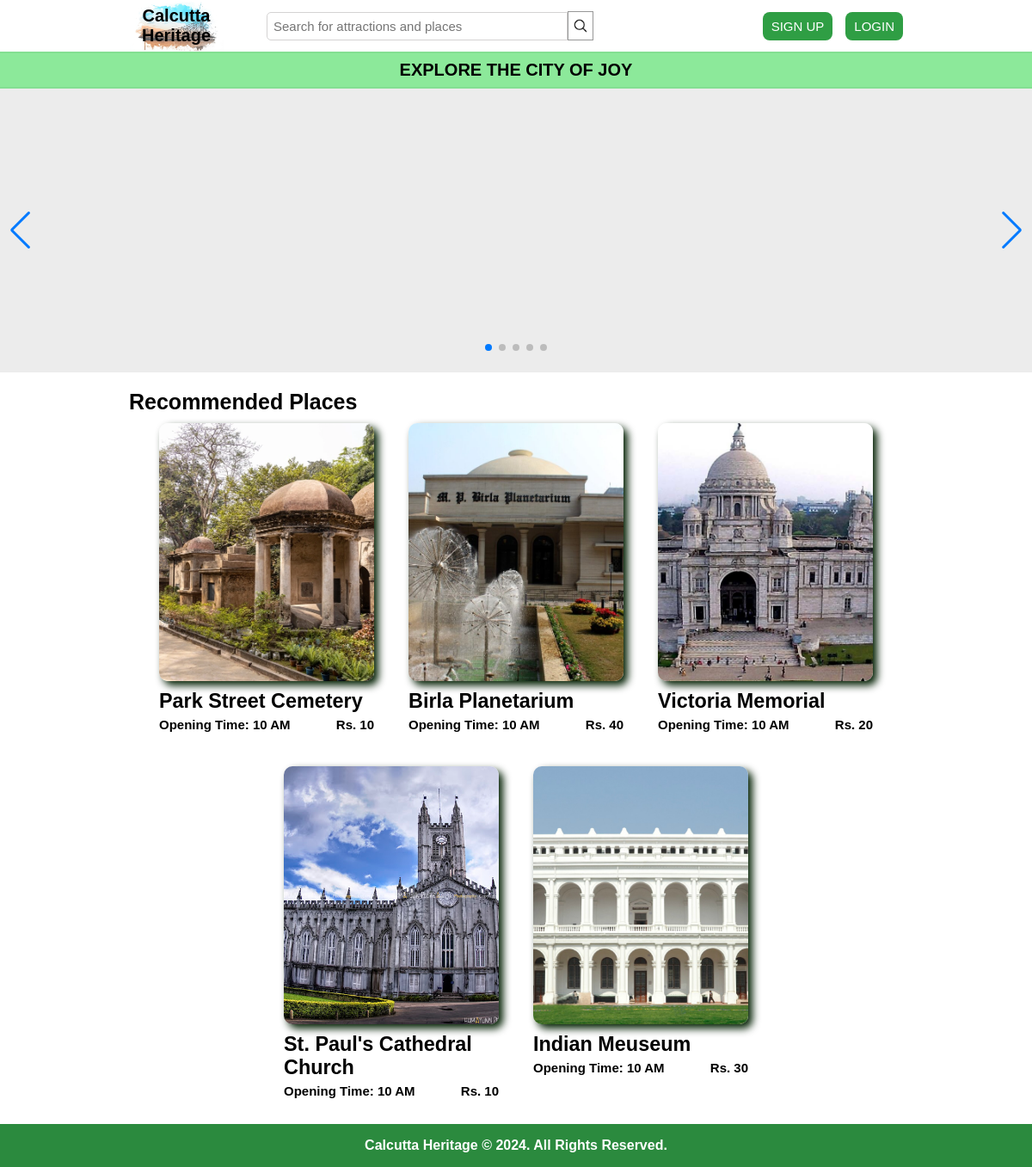
/, run on an earlier commit of the app's database.
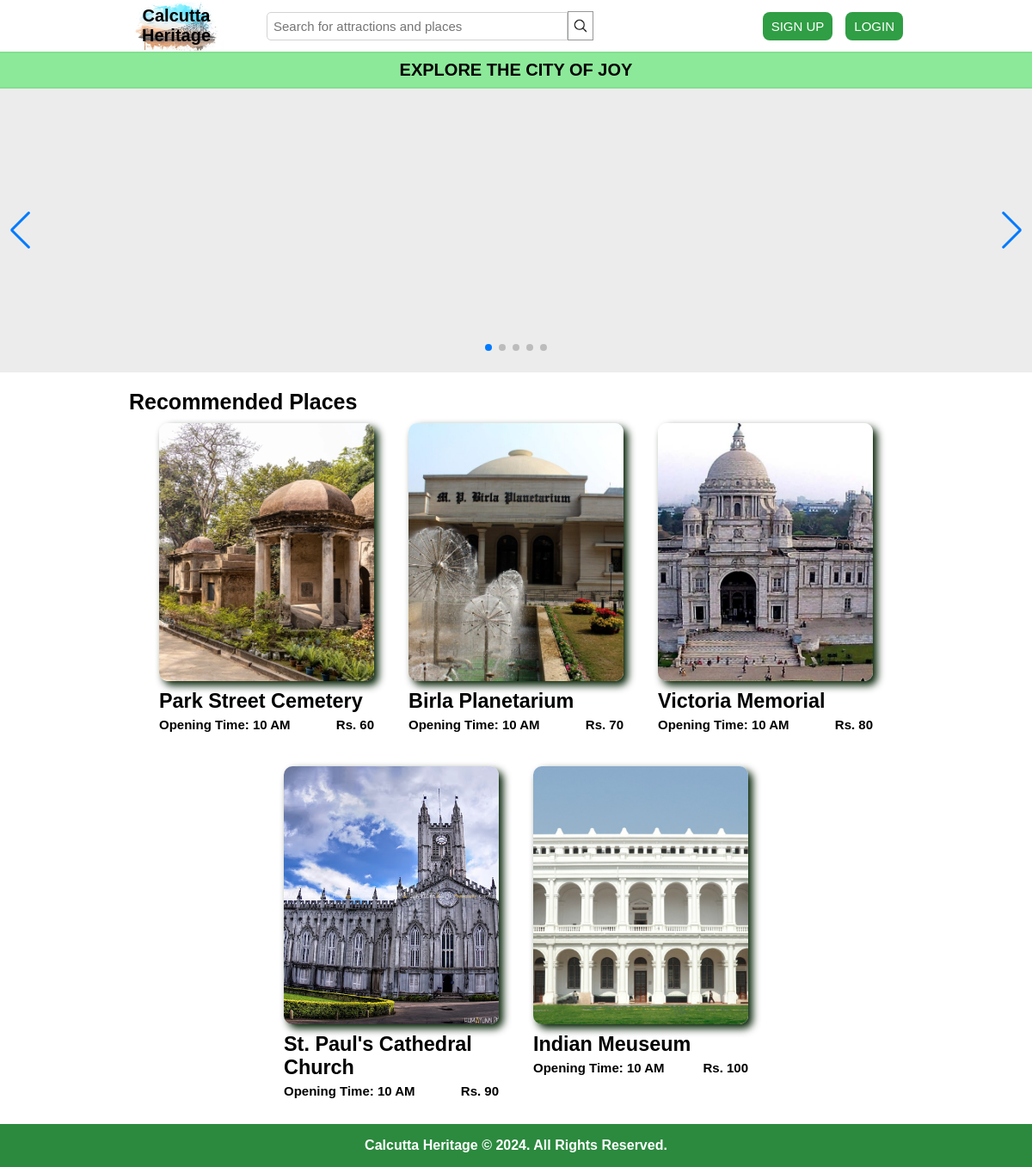
And on a later commit of the database.
### tables this page shows
CREATE TABLE `attractions` (
  `attraction_id` int(2) NOT NULL,
  `attraction_name` varchar(255) NOT NULL,
  `attraction_description` varchar(255) NOT NULL,
  `attraction_image_url` text NOT NULL,
  `attraction_opening_hour` int(2) NOT NULL,
  `attraction_ticket_price` int(3) NOT NULL
);

### includes/functions.php (the view, shortened to what this page needs)
<?php
function view_attractions()
{
    global $connection;
    $select_all_query = "SELECT * FROM attractions";
    $result = mysqli_query($connection, $select_all_query);
    while ($row = mysqli_fetch_assoc($result)) {
        $site = urlencode($row['attraction_name']);
        echo
            "
            <a href='payment.php?site={$site}&pay={$row['attraction_ticket_price']}' class='card'>
        ";
        echo '<div style="background-image: url'
            . "('/otb/attraction_images/" .
            $row['attraction_image_url']
            . "')"
            . ' ;" class="card-img">
            </div>
            ';
        echo '         <div class="card-title">
                        <h3>
                        ' .
            $row['attraction_name']
            . '
                        </h3>
                    </div>
                <div class="card-description">
                    <span>Opening Time:
                        ' .
            $row['attraction_opening_hour']
            . '
                    AM</span>
                    <span>Rs.
                        ' .
            $row['attraction_ticket_price']
            . '
                    </span>
                </div>
            </a>
        ';
    }
}

### includes/header.php (shortened to what this page needs)
<!DOCTYPE html>
<html lang="en">
<head>

### index.php (shortened to what this page needs)
<?php include 'includes/header.php'; ?>
<?php include 'includes/db.php'; ?>
<?php include 'includes/functions.php'; ?>
    <link rel="stylesheet" href="/otb/css/main.css">
    <link rel="stylesheet" href="/otb/css/mini.min.css">
    <link rel="stylesheet" href="https://cdn.jsdelivr.net/npm/swiper@11/swiper-bundle.min.css" />
    </head>
    <body>
    <?php include 'includes/navigation.php'; ?>
    <?php include 'includes/banner.php'; ?>
    <section class="attractions p-x">
        <div class="attractions__heading">
            <h2>Recommended Places</h2>
        </div>
        <div class="attractions_tickets">
            <?php view_attractions(); ?>
        </div>
    </section>
    <footer class="p-x">
        Calcutta Heritage &copy; 2024. All Rights Reserved.
    </footer>
    <?php include 'includes/footer.php'; ?>

### includes/navigation.php (shortened to what this page needs)
<nav class="navbar p-x">
    <div class="navbar__left">
        <a href="http://localhost/otb/" class="navbar__logo">
            <div class="navbar__logo--text">Calcutta Heritage</div>
        </a>
        <div class="navbar__search" for="search">
            <form action="search.php" method="POST">
                <input name="search-input" type="search" placeholder="Search for attractions and places" required>
                <button name="search-submit" type="submit"><img src="./assets/search.png"></button>
            </form>
        </div>
    </div>
    <div class="navbar__right">
        <?php if (!isset($_SESSION['user-id'])): ?>
            <div class="navbar__right__buttons">
                <a href="signup.php" class="btn" draggable="false">Sign Up</a>
                <a href="login.php" class="btn" draggable="false">Login</a>
            </div>
        <?php endif ?>
    </div>
</nav>

### includes/banner.php (shortened to what this page needs)
<div class="explore-banner p-x">Explore the city of Joy</div>
<div class="swiper-container">
    <div class="swiper mySwiper">
        <div class="swiper-wrapper">
            <div class="swiper-slide swiper-1"></div>
            <div class="swiper-slide swiper-2"></div>
            <div class="swiper-slide swiper-5"></div>
        </div>
        <div class="swiper-pagination"></div>
        <div class="swiper-button-prev"></div>
        <div class="swiper-button-next"></div>
    </div>
</div>

### includes/footer.php (shortened to what this page needs)
</body>
</html>

### css/style.css (style rules this page uses)
*, *::after, *::after { margin: 0; padding: 0; box-sizing: inherit; }
html { font-size: 62.5%; scroll-behavior: smooth; font-family: Arial, Helvetica, sans-serif; }
body { box-sizing: border-box; }
a { text-decoration: none; color: black; }
.p-x { padding: 0rem 15rem; }
footer { position: relative; bottom: 0; height: 5rem; width: 100%; background-color: #2b8a3e; display: flex; justify-content: center; align-items: center; font-size: 1.6rem; color: #fff; font-weight: 600; }

### css/navigation.css (style rules this page uses)
.navbar { width: 100%; display: flex; align-items: center; position: sticky; top: 0; z-index: 999; background-color: #fff; }
.navbar__left { width: 60%; display: flex; gap: 5rem; }
.navbar__logo { display: block; height: 6rem; width: fit-content; background-image: linear-gradient( to right bottom, rgba(255, 255, 255, 0.412), rgba(255, 255, 255, 0.367) ), url(../assets/howrahBridge.jpg); background-size: cover; background-position: center; background-repeat: no-repeat; display: flex; justify-content: center; align-items: center; }
.navbar__logo--text { text-align: center; font-size: 2rem; font-weight: 600; color: rgb(0, 0, 0); }
.navbar__search { display: block; display: flex; align-items: center; }
.navbar__search form { display: block; display: flex; align-items: center; height: 100%; }
.navbar__search input { display: inline-block; width: 35rem; color: rgb(54, 54, 54); font-size: 1.5rem; padding: 0.7rem; border: 0.5px solid rgb(212, 211, 211); border-top-left-radius: 5px; border-bottom-left-radius: 5px; }
.navbar__search button { display: flex; justify-content: center; align-items: center; background: none; height: 33.2px; padding: 0 0.5rem; cursor: pointer; align-content: center; border: 0.5px solid rgb(151, 151, 151); }
.navbar__search img { object-fit: cover; height: 1.8rem; }
.navbar__right { width: 40%; display: flex; align-items: center; justify-content: flex-end; gap: 3rem; }
.navbar__right__buttons { display: flex; gap: 1.5rem; }
.btn:link, .btn:visited { text-transform: uppercase; text-decoration: none; background-color: #2f9e44; padding: 0.8rem 1rem; display: inline-block; border-radius: 0.8rem; transition: all 0.2s; font-size: 1.5rem; color: #fff; }

### css/banner.css (style rules this page uses)
.explore-banner { padding-top: .8rem; padding-bottom: .8rem; text-transform: uppercase; text-align: center; font-size: 2rem; font-weight: 600; background-color: #8ce99a; border-top: 0.2rem solid rgba(16, 68, 2, 0.055); border-bottom: 0.2rem solid rgba(16, 68, 2, 0.055); }
.swiper-container { width: 100%; padding: 1.5rem 0; background-color: rgba(164, 164, 164, 0.203); margin-bottom: 2rem; }
.swiper { width: 100%; height: 30rem; }
.swiper-slide { border-radius: 10px; background-size: cover; }
.swiper-1 { background-image: url("https://upload.wikimedia.org/wikipedia/commons/thumb/7/72/Victoria_Memorial_situated_in_Kolkata.jpg/1200px-Victoria_Memorial_situated_in_Kolkata.jpg"); background-position: center; background-repeat: no-repeat; }
.swiper-2 { background-image: url("https://upload.wikimedia.org/wikipedia/commons/thumb/4/4d/St_Paul%27s_Cathedral.jpg/1280px-St_Paul%27s_Cathedral.jpg"); background-position: 50% 40%; background-repeat: no-repeat; }
.swiper-5 { background-image: url("https://kevinstandagephotography.files.wordpress.com/2023/05/ksp_4824-2.jpg?w=1000"); background-position: top; background-repeat: no-repeat; }

### css/tickets.css (style rules this page uses)
.attractions { width: 100%; }
.attractions__heading { width: 100%; }
.attractions__heading h2 { font-size: 2.5rem; font-weight: 600; }
.attractions_tickets { width: 100%; padding-top: 1rem; padding-bottom: 3rem; display: flex; flex-wrap: wrap; gap: 4rem; justify-content: center; }
.card { display: block; width: 25rem; cursor: pointer; }
.card-img { width: 100%; height: 30rem; background-position: center; background-size: cover; box-shadow: 5px 5px 10px rgb(1, 30, 1); border-radius: 10px; cursor: pointer; transition: all 0.15s ease-in-out; }
.card-title { width: 100%; padding-top: 1rem; font-size: 2rem; font-weight: 600; }
.card-description { padding-top: .5rem; display: flex; justify-content: space-between; font-size: 1.5rem; font-weight: 600; }

What changed in the data, as far as the page shows it:
changed attractions "Park Street Cemetery": attraction_ticket_price "10" → "60"
changed attractions "Birla Planetarium": attraction_ticket_price "40" → "70"
changed attractions "Victoria Memorial": attraction_ticket_price "20" → "80"
changed attractions "St. Paul's Cathedral Church": attraction_ticket_price "10" → "90"
changed attractions "Indian Meuseum": attraction_ticket_price "30" → "100"
